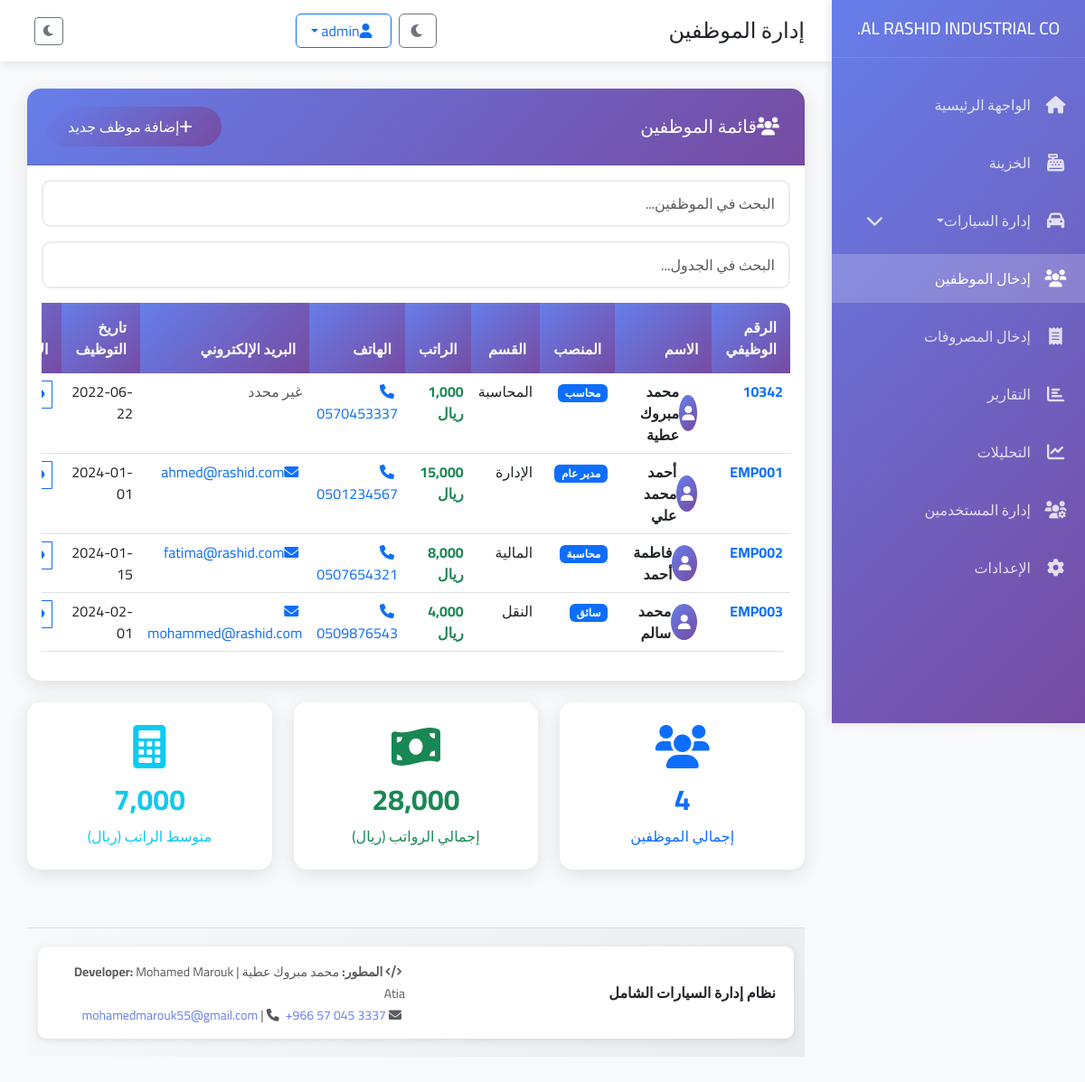
Page /employees (signed in) on the committed database.
### tables this page shows
CREATE TABLE employees (
            id INTEGER PRIMARY KEY AUTOINCREMENT,
            employee_number TEXT UNIQUE,
            name TEXT NOT NULL,
            position TEXT NOT NULL,
            department TEXT NOT NULL,
            salary REAL NOT NULL,
            phone TEXT,
            email TEXT,
            hire_date TEXT NOT NULL,
            status TEXT DEFAULT 'نشط',
            notes TEXT,
            created_at TIMESTAMP DEFAULT CURRENT_TIMESTAMP,
            updated_at TIMESTAMP DEFAULT CURRENT_TIMESTAMP
        );

### app.py (the view)
@app.route('/employees')
@login_required
def employees():
    try:
        conn = get_db_connection()
        employees_data = conn.execute('SELECT * FROM employees ORDER BY created_at DESC').fetchall()
        total_salaries = 0.0
        average_salary = 0.0
        if employees_data:
            try:
                for employee in employees_data:
                    salary = float(employee[5]) if employee[5] else 0.0  # العمود السادس هو الراتب
                    total_salaries += salary
                average_salary = total_salaries / len(employees_data) if len(employees_data) > 0 else 0.0
            except Exception as e:
                print(f"خطأ في حساب إحصائيات الرواتب: {e}")
                total_salaries = 0.0
                average_salary = 0.0
        conn.close()
        return render_template('employees.html',
                             employees=employees_data,
                             total_salaries=total_salaries,
                             average_salary=average_salary)
    except Exception as e:
        print(f"خطأ في صفحة الموظفين: {e}")
        return render_template('employees.html',
                             employees=[],
                             total_salaries=0.0,
                             average_salary=0.0)

### app.py (called while the page is built)
def get_db_connection():
    conn = sqlite3.connect(DATABASE)
    conn.row_factory = sqlite3.Row
    return conn

def login_required(f):
    @wraps(f)
    def decorated_function(*args, **kwargs):
        if 'user_id' not in session:
            return redirect(url_for('login'))
        return f(*args, **kwargs)
    return decorated_function

### templates/employees.html (shortened to what this page needs)
{% extends "base.html" %}
{% block page_title %}إدارة الموظفين{% endblock %}
{% block content %}
<div class="row mb-4">
    <div class="col-12">
        <div class="card">
            <div class="card-header d-flex justify-content-between align-items-center">
                <h5 class="mb-0"><i class="fas fa-users me-2"></i>قائمة الموظفين</h5>
                <a href="{{ url_for('add_employee') }}" class="btn btn-primary">
                    <i class="fas fa-plus me-2"></i>إضافة موظف جديد
                </a>
            </div>
            <div class="card-body">
                {% if employees %}
                    <div class="table-responsive">
                        <table class="table table-hover">
                            <thead>
                                <tr>
                                    <th>الرقم الوظيفي</th>
                                    <th>الاسم</th>
                                    <th>المنصب</th>
                                    <th>القسم</th>
                                    <th>الراتب</th>
                                    <th>الهاتف</th>
                                    <th>البريد الإلكتروني</th>
                                    <th>تاريخ التوظيف</th>
                                    <th>الإجراءات</th>
                                </tr>
                            </thead>
                            <tbody>
                                {% for employee in employees %}
                                <tr>
                                    <td><strong class="text-primary">{{ employee[1] or 'غير محدد' }}</strong></td>
                                    <td>
                                        <div class="d-flex align-items-center">
                                            <div class="avatar-circle me-2">
                                                <i class="fas fa-user"></i>
                                            </div>
                                            <strong>{{ employee[2] }}</strong>
                                        </div>
                                    </td>
                                    <td>
                                        <span class="badge bg-primary">{{ employee[3] }}</span>
                                    </td>
                                    <td>{{ employee[4] }}</td>
                                    <td>
                                        <strong class="text-success">{{ "{:,.0f}".format(employee[5]) }} ريال</strong>
                                    </td>
                                    <td>
                                        {% if employee[6] %}
                                            <a href="tel:{{ employee[6] }}" class="text-decoration-none">
                                                <i class="fas fa-phone me-1"></i>{{ employee[6] }}
                                            </a>
                                        {% else %}
                                            <span class="text-muted">غير محدد</span>
                                        {% endif %}
                                    </td>
                                    <td>
                                        {% if employee[7] %}
                                            <a href="mailto:{{ employee[7] }}" class="text-decoration-none">
                                                <i class="fas fa-envelope me-1"></i>{{ employee[7] }}
                                            </a>
                                        {% else %}
                                            <span class="text-muted">غير محدد</span>
                                        {% endif %}
                                    </td>
                                    <td>{{ employee[8] }}</td>
                                    <td>
                                        <div class="btn-group" role="group">
                                            <button type="button" class="btn btn-sm btn-outline-primary" onclick="viewEmployee({{ employee[0] }})">
                                                <i class="fas fa-eye"></i>
                                            </button>
                                        </div>
                                    </td>
                                </tr>
                                {% endfor %}
                            </tbody>
                        </table>
                    </div>
                {% endif %}
            </div>
        </div>
    </div>
</div>
{% if employees %}
<div class="row">
    <div class="col-md-4 mb-3">
        <div class="stats-card text-primary">
            <i class="fas fa-users"></i>
            <h3>{{ employees|length }}</h3>
            <p class="mb-0">إجمالي الموظفين</p>
        </div>
    </div>
    <div class="col-md-4 mb-3">
        <div class="stats-card text-success">
            <i class="fas fa-money-bill-wave"></i>
            <h3>{{ "{:,.0f}".format(total_salaries) }}</h3>
            <p class="mb-0">إجمالي الرواتب (ريال)</p>
        </div>
    </div>
    <div class="col-md-4 mb-3">
        <div class="stats-card text-info">
            <i class="fas fa-calculator"></i>
            <h3>{{ "{:,.0f}".format(average_salary) }}</h3>
            <p class="mb-0">متوسط الراتب (ريال)</p>
        </div>
    </div>
</div>
{% endif %}
{% endblock %}

### static/css/custom.css (style rules this page uses)
.card { transition: all 0.3s cubic-bezier(0.25, 0.8, 0.25, 1); border: 1px solid rgba(0,0,0,0.05); }
.table { border-collapse: separate; border-spacing: 0; }
.table thead th { position: sticky; top: 0; z-index: 10; }
.table tbody tr { transition: all 0.2s ease; }
.btn { position: relative; overflow: hidden; transition: all 0.3s ease; }
.btn::before { content: ''; position: absolute; top: 50%; left: 50%; width: 0; height: 0; background: rgba(255,255,255,0.3); border-radius: 50%; transform: translate(-50%, -50%); transition: width 0.3s, height 0.3s; }
.stats-card { position: relative; overflow: hidden; }
.stats-card::after { content: ''; position: absolute; top: -50%; right: -50%; width: 100%; height: 100%; background: radial-gradient(circle, rgba(255,255,255,0.1) 0%, transparent 70%); transform: scale(0); transition: transform 0.5s ease; }
:root { --primary-gradient: linear-gradient(135deg, #667eea 0%, #764ba2 100%); --success-gradient: linear-gradient(135deg, #28a745 0%, #20c997 100%); --danger-gradient: linear-gradient(135deg, #dc3545 0%, #e74c3c 100%); --warning-gradient: linear-gradient(135deg, #ffc107 0%, #fd7e14 100%); --info-gradient: linear-gradient(135deg, #17a2b8 0%, #138496 100%); }
* { box-sizing: border-box; }
html { scroll-behavior: smooth; }

### templates/base.html (style rules this page uses)
* { font-family: 'Cairo', sans-serif; }
body { background-color: #f8f9fa; margin: 0; padding: 0; transition: all 0.3s ease; }
.card { border: none; border-radius: 15px; box-shadow: 0 5px 20px rgba(0,0,0,0.1); transition: transform 0.3s ease; }
.card-header { background: linear-gradient(135deg, #667eea 0%, #764ba2 100%); color: white; border-radius: 15px 15px 0 0 !important; padding: 20px; }
.btn-primary { background: linear-gradient(135deg, #667eea 0%, #764ba2 100%); border: none; border-radius: 25px; padding: 10px 25px; transition: all 0.3s ease; }
.table { border-radius: 10px; overflow: hidden; }
.table thead th { background: linear-gradient(135deg, #667eea 0%, #764ba2 100%); color: white; border: none; padding: 15px; }
.stats-card { background: white; border-radius: 15px; padding: 25px; text-align: center; box-shadow: 0 5px 20px rgba(0,0,0,0.1); transition: all 0.3s ease; }
.stats-card i { font-size: 3rem; margin-bottom: 15px; }
.stats-card h3 { font-size: 2rem; font-weight: 700; margin-bottom: 10px; }
.fade-in-up { animation: fadeInUp 0.6s ease; }

### templates/employees.html (style rules this page uses)
.avatar-circle { width: 40px; height: 40px; border-radius: 50%; background: linear-gradient(135deg, #667eea 0%, #764ba2 100%); display: flex; align-items: center; justify-content: center; color: white; }
.btn-group .btn { margin: 0 2px; }

### rows in the picture
employees: employee_number "10342", name "محمد مبروك عطية", position "محاسب", department "المحاسبة", salary "1,000", phone "0570453337", email "غير محدد", hire_date "2022-06-22"
employees: employee_number "EMP001", name "أحمد محمد علي", position "مدير عام", department "الإدارة", salary "15,000", phone "0501234567", email "ahmed@rashid.com", hire_date "2024-01-01"
employees: employee_number "EMP002", name "فاطمة أحمد", position "محاسبة", department "المالية", salary "8,000", phone "0507654321", email "fatima@rashid.com", hire_date "2024-01-15"
employees: employee_number "EMP003", name "محمد سالم", position "سائق", department "النقل", salary "4,000", phone "0509876543", email "mohammed@rashid.com", hire_date "2024-02-01"

### other values in the picture
{{ employees|length }} "4"
{{ "{:,.0f}".format(total_salaries) }} "28,000"
{{ "{:,.0f}".format(average_salary) }} "7,000"
